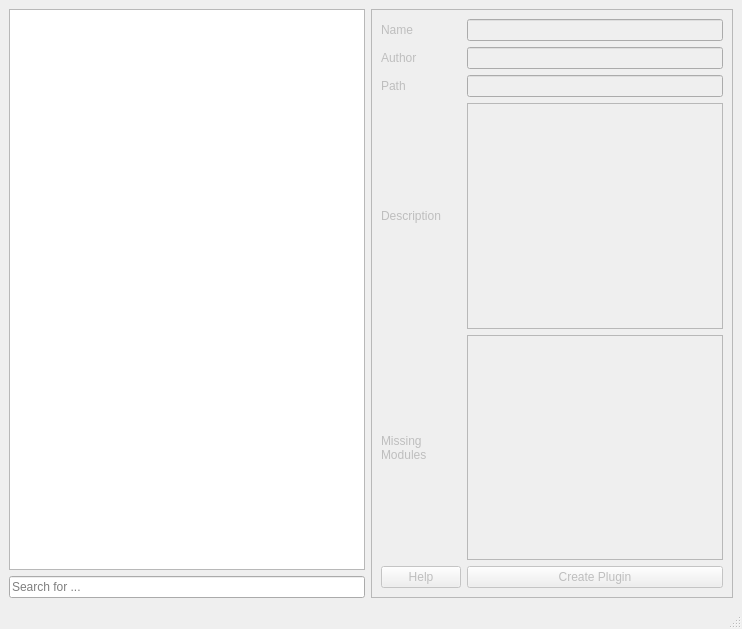
<?xml version="1.0" encoding="UTF-8"?>
<ui version="4.0">
 <class>PluginCreateMenu</class>
 <widget class="QMainWindow" name="PluginCreateMenu">
  <property name="geometry">
   <rect>
    <x>0</x>
    <y>0</y>
    <width>742</width>
    <height>629</height>
   </rect>
  </property>
  <property name="windowTitle">
   <string>MainWindow</string>
  </property>
  <widget class="QWidget" name="centralwidget">
   <layout class="QHBoxLayout" name="horizontalLayout_2">
    <item>
     <layout class="QHBoxLayout" name="horizontalLayout">
      <item>
       <layout class="QVBoxLayout" name="verticalLayout_2">
        <item>
         <widget class="QTreeView" name="pluginTree">
          <property name="selectionBehavior">
           <enum>QAbstractItemView::SelectItems</enum>
          </property>
          <attribute name="headerCascadingSectionResizes">
           <bool>true</bool>
          </attribute>
         </widget>
        </item>
        <item>
         <widget class="QLineEdit" name="pluginSearchText">
          <property name="placeholderText">
           <string>Search for ...</string>
          </property>
         </widget>
        </item>
       </layout>
      </item>
      <item>
       <widget class="QScrollArea" name="scrollArea">
        <property name="enabled">
         <bool>false</bool>
        </property>
        <property name="widgetResizable">
         <bool>true</bool>
        </property>
        <widget class="QWidget" name="scrollAreaWidgetContents">
         <property name="geometry">
          <rect>
           <x>0</x>
           <y>0</y>
           <width>367</width>
           <height>585</height>
          </rect>
         </property>
         <layout class="QVBoxLayout" name="verticalLayout">
          <item>
           <layout class="QGridLayout" name="gridLayout">
            <item row="2" column="0">
             <widget class="QLabel" name="pathLabel">
              <property name="text">
               <string>Path</string>
              </property>
             </widget>
            </item>
            <item row="4" column="1">
             <widget class="QListWidget" name="modulesList"/>
            </item>
            <item row="4" column="0">
             <widget class="QLabel" name="modulesLabel">
              <property name="text">
               <string>Missing
Modules</string>
              </property>
             </widget>
            </item>
            <item row="3" column="0">
             <widget class="QLabel" name="descriptionLabel">
              <property name="text">
               <string>Description</string>
              </property>
             </widget>
            </item>
            <item row="2" column="1">
             <widget class="QLineEdit" name="pathEdit"/>
            </item>
            <item row="1" column="0">
             <widget class="QLabel" name="authorLabel">
              <property name="text">
               <string>Author</string>
              </property>
             </widget>
            </item>
            <item row="0" column="1">
             <widget class="QLineEdit" name="nameEdit"/>
            </item>
            <item row="3" column="1">
             <widget class="QTextEdit" name="descriptionText"/>
            </item>
            <item row="0" column="0">
             <widget class="QLabel" name="nameLabel">
              <property name="text">
               <string>Name</string>
              </property>
             </widget>
            </item>
            <item row="1" column="1">
             <widget class="QLineEdit" name="authorEdit"/>
            </item>
            <item row="5" column="1">
             <widget class="QPushButton" name="createButton">
              <property name="text">
               <string>Create Plugin</string>
              </property>
             </widget>
            </item>
            <item row="5" column="0">
             <widget class="QPushButton" name="helpButton">
              <property name="text">
               <string>Help</string>
              </property>
             </widget>
            </item>
           </layout>
          </item>
         </layout>
        </widget>
       </widget>
      </item>
     </layout>
    </item>
   </layout>
  </widget>
  <widget class="QStatusBar" name="statusbar"/>
 </widget>
 <resources/>
 <connections/>
</ui>
